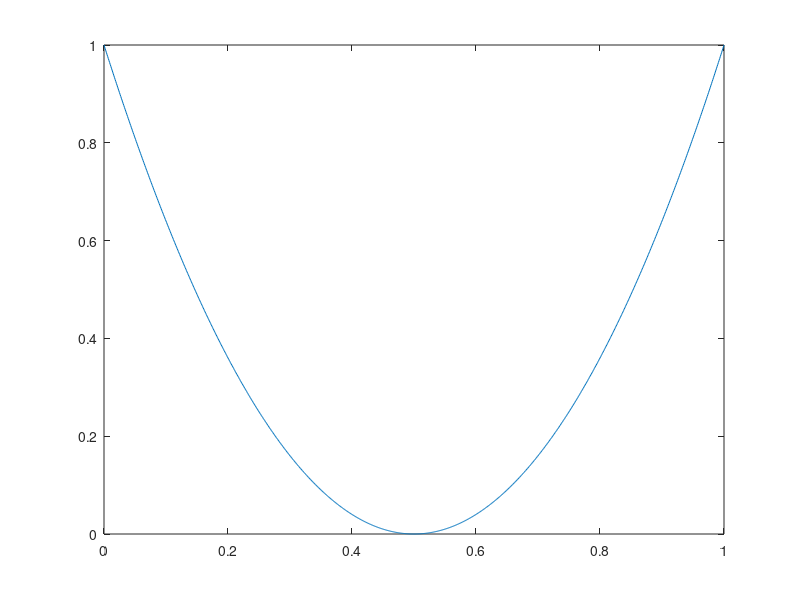

Reproduce this figure in MATLAB. (Note: this script raises an error after producing the figure.)
clear
close all
clc

n = 100;

f = '((x-0.5)./0.5).^2';
f = inline(f);
x = linspace(0,1,n+1);
x = x(1:n);
F = f;
f = f(x);



X = 0:0.001:1;
%X = x;

a0 = plot(X,F(X));
hold on
N = length(X);
A = zeros(1,N);
[C,A] = myDFT(f,X);
A = real(A);
a1 = plot(X(1:end-1),A(1:end-1));

M0 = "Original function";
M1 = "Approximation";
legend([a0,a1], [M0,M1]);